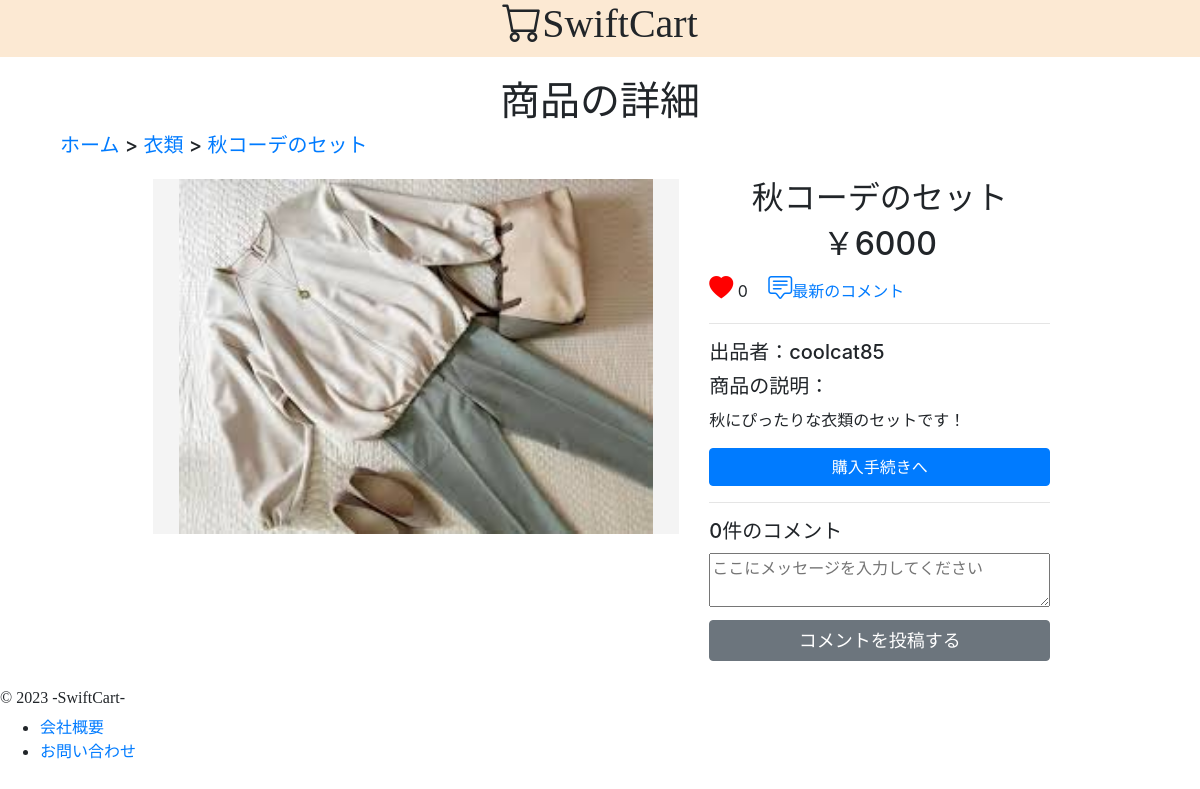
Screenshot of /detail/1/22/ with the database file from the repository.
### app/models.py (models this page shows)
class Product(models.Model):
    product_name = models.CharField(max_length=200) # 商品名
    category = models.IntegerField(default=0) # カテゴリー (1:食品, 2:衣類, 3:小物, 4:生活用品, 5:デバイス)
    price = models.IntegerField(default=0) # 値段
    image = models.ImageField(upload_to='img/') # 商品画像
    seller_id = models.IntegerField(default=0) # 出品者ID
    comment = models.TextField(null=True) # 出品者コメント
    buyer_id = models.IntegerField(default=0) # 購入者ID
    review = models.TextField(null=True) # 購入者レビュー
    like = models.IntegerField(default=0) # いいね数

### authtest/models.py (models this page shows)
class User(models.Model):
    user_name = models.CharField(max_length=200) # ユーザーネーム
    password = models.CharField(max_length=200) # パスワード
    full_name = models.CharField(max_length=200) # 氏名
    birth = models.IntegerField(default=0) # 生年月日
    address = models.CharField(max_length=200) # 住所
    post = models.CharField(max_length=200) # 郵便番号
    tel = models.CharField(max_length=200) # 携帯番号
    mail = models.EmailField(max_length=200) # メールアドレス
    points = models.IntegerField(default=0) # ポイント残高

### app/views.py (the view, shortened to what this page needs)
# urls.py: path('detail/<int:user_id>/<int:prod_id>/', app.views.detail, name='detail'),
def detail(request, user_id, prod_id):
    prod = Product.objects.get(id=prod_id)
    chat = Chat.objects.filter(product_id=prod_id)
    user = User.objects.get(id=user_id)
    try:
        buyer = User.objects.get(id=prod.buyer_id)
    except:
        buyer = None
    context = {
        "prod": prod,
        "seller": User.objects.get(id=prod.seller_id),
        "buyer": buyer,
        "user": user,
        "chat": chat,
        "chat_count": chat.count()
    }
    return render(request, 'app/detail.html', context)

### app/templatetags/category_filters.py (called while the page is built)
@register.filter
def category_name(value):
    return CATEGORY_MAP.get(value,)

### app/templates/app/detail.html (shortened to what this page needs)
{% load category_filters %}
{% load static %}
<!DOCTYPE html>
<html lang="ja">
<head>
    <link rel="stylesheet" href="https://cdn.jsdelivr.net/npm/bootstrap-icons@1.10.5/font/bootstrap-icons.css">
    {% load static %}
    <link rel="stylesheet" href="../../static/app/css/detail.css" >
    <link rel="stylesheet" href="https://cdn.jsdelivr.net/npm/bootstrap@4.1.3/dist/css/bootstrap.min.css">
</head>
<body>
    <header>
            <div style = text-align:center;font-family:serif;cursor:pointer;background-color:rgb(252,233,211);margin-bottom:20px;padding-bottom:1px; >
                <h1 class="bi bi-cart" id="backhome">SwiftCart</h1>
            </div>
            <h1 style="text-align: center;">商品の詳細</h1>
    </header>
    <main>
        <div style="margin-left: 5%" >
        <div style="margin-right: 5%;">
        <h5 style="margin-bottom: 2%;">
        <a href="{% url 'home' user.id %}">ホーム</a>
        <a> > </a>
        <a href="{% url 'home_Genre' prod.category user.id %}">{{ prod.category|category_name }}</a>
        <a> > </a>
        <a href="{% url 'detail' user.id prod.id%}">{{prod.product_name}}</a>
        </h5>
        <div class="row">
            <div class="col-md-1"></div>
            <div class="col-md-6 col-12" style="text-align: center;">
                <div style="background-color: #f4f4f4;">
                <img src="{{ prod.image.url }}" height="80%" width="90%">
                </div>
            </div>
            <div class="col-md-4 col-12">
                <h2 style="text-align: center;">{{ prod.product_name }}</h2>
                <h2 style="text-align: center;">￥{{ prod.price }}</h2>
                <a href="{% url 'like' user.id prod.id %}" style="display: inline; color: red; text-decoration: none;">
                    <i style="font-size: 24px;" class="bi bi-heart-fill"></i>
                </a>
                {{ prod.like }}
                <a href="#chat"><i style="font-size: 24px;" class="bi bi-chat-square-text ml-3"></i>最新のコメント</a><hr>
                <h5 style="margin-bottom: 10px;">出品者：{{ seller.user_name }}</h5>
                <h5 style="margin-bottom: 10px;">商品の説明：</h5>
                <p>{{ prod.comment }}</p>
                <a href="{% url 'payment' user.id prod.id %}" class="btn btn-primary btn-block">購入手続きへ</a><hr>
                <h5 style="margin-bottom: 10px;">{{ chat_count }}件のコメント</h5>
                <form action="" method="post">
                    <textarea id="comment" rows="2" cols="50" placeholder="ここにメッセージを入力してください" name="comment" style="width: 100%; margin-bottom: 2%;"></textarea>
                    <div id="chat">
                    <input type="submit" value="コメントを投稿する" class="btn btn-secondary" style="font-size: large; margin-bottom: 2%; width: 100%;">
                    </div>
                </form>
            </div>
            <div class="col-sm-1"></div>
        </div>
        </div>
        </div>
    </main>
    <footer>
        <h6 style="margin-top: 20px; font-family: serif;">&copy; 2023 -SwiftCart-</h6>
        <ul>
            <li><a href="https://www.iniad.org/">会社概要</a></li>
            <li><a href="https://www.iniad.org/contact/">お問い合わせ</a></li>
        </ul>
    </footer>
</body>
</html>

### app/static/app/css/detail.css (style rules this page uses)
h2 { text-align: center; font-family: serif; cursor: pointer; font-size: 100000px; }

### rows the page displays
Product: category|category_name "衣類", product_name "秋コーデのセット", image (picture), price "6000", like "0", comment "秋にぴったりな衣類のセットです！"
User: user_name "coolcat85"

### other values shown
{{ chat_count }} "0"
